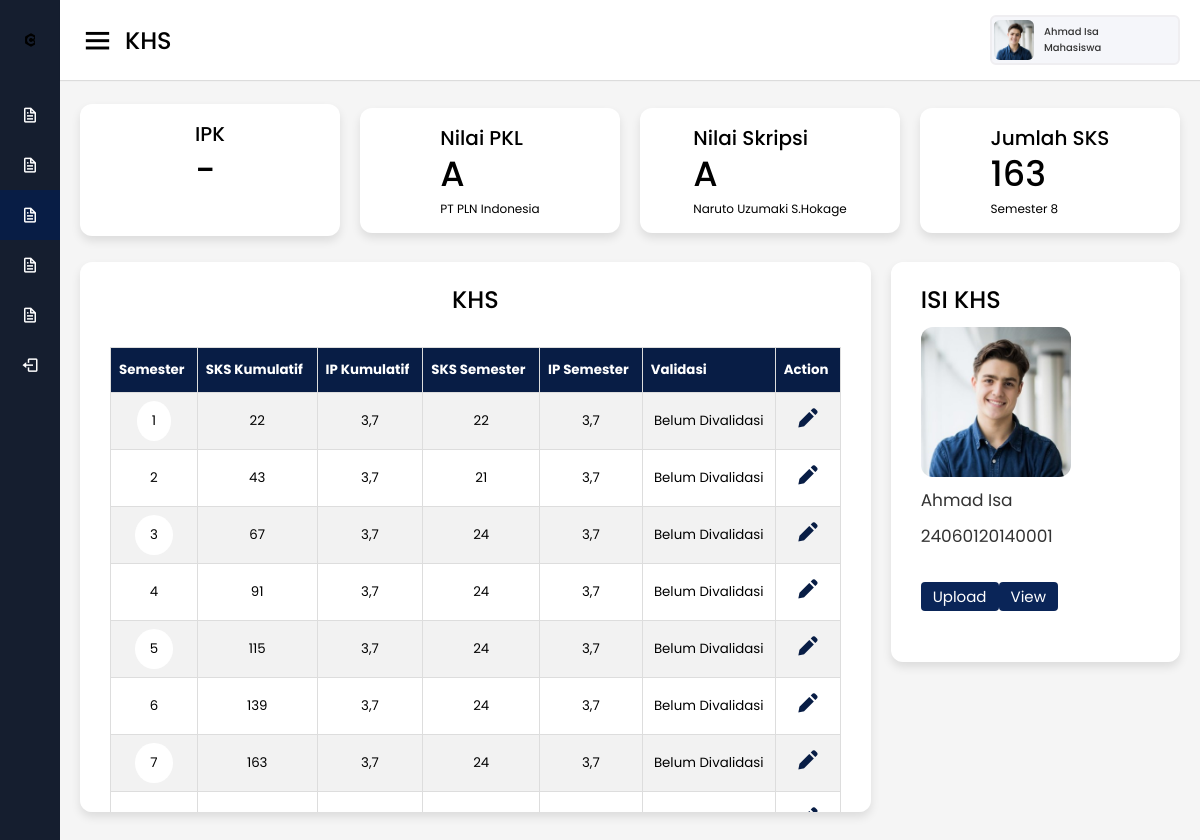
Page /Mahasiswa/khs.php?nim=24060120140001 (signed in) on the committed database.
### tables this page shows
CREATE TABLE `skripsi` (
  `NIM` varchar(100) NOT NULL,
  `smt` int(11) NOT NULL,
  `status` varchar(100) NOT NULL DEFAULT '-',
  `nilai_skripsi` varchar(100) NOT NULL DEFAULT '-',
  `tgl_sidang` date NOT NULL,
  `berita_acara` varchar(100) DEFAULT NULL,
  `dospem` varchar(100) NOT NULL DEFAULT '-',
  `file_skripsi` varchar(255) DEFAULT NULL
);

CREATE TABLE `mahasiswa` (
  `NIM` varchar(100) NOT NULL,
  `nama_mhs` varchar(100) NOT NULL,
  `email` varchar(100) NOT NULL,
  `alamat` varchar(100) NOT NULL,
  `no_telp` varchar(100) NOT NULL,
  `angkatan` varchar(100) NOT NULL,
  `status` varchar(100) NOT NULL,
  `foto` varchar(100) NOT NULL,
  `jalur_masuk` varchar(100) NOT NULL,
  `kode_kota_kab` int(100) NOT NULL,
  `username` varchar(100) NOT NULL,
  `NIP_doswal` varchar(100) DEFAULT NULL,
  `NIP_dospem_pkl` varchar(100) DEFAULT NULL,
  `NIP_dospem_skripsi` varchar(100) DEFAULT NULL
);

CREATE TABLE `khs` (
  `NIM` varchar(100) NOT NULL,
  `smt` int(11) NOT NULL,
  `status` varchar(100) NOT NULL DEFAULT '-',
  `jml_sks` int(11) NOT NULL,
  `ips` varchar(100) NOT NULL DEFAULT '-',
  `jml_sksk` int(11) NOT NULL,
  `ipk` varchar(100) NOT NULL DEFAULT '-',
  `file_khs` varchar(255) DEFAULT NULL,
  `validasi` varchar(100) NOT NULL DEFAULT 'Belum Divalidasi'
);

CREATE TABLE `pkl` (
  `NIM` varchar(100) NOT NULL,
  `smt` int(11) NOT NULL,
  `status` varchar(100) NOT NULL,
  `nilai_pkl` varchar(100) DEFAULT NULL,
  `berita_acara` varchar(100) DEFAULT NULL,
  `file_pkl` varchar(100) DEFAULT NULL,
  `instansi` varchar(100) NOT NULL,
  `lama_pkl` varchar(100) NOT NULL,
  `bagian` varchar(100) NOT NULL,
  `tgl_sidang` date NOT NULL
);

### Mahasiswa/header.php (called while the page is built, shortened)
<?php
$NIM = $_GET['nim'];
?>

### Mahasiswa/khs.php (the view, shortened to what this page needs)
<!DOCTYPE html>
<html lang="en" dir="ltr">
<head>
  <link rel="stylesheet" href="style.css">
  <link href='https://unpkg.com/boxicons@2.0.7/css/boxicons.min.css' rel='stylesheet'>
</head>
<body>
  <?php
  include('header.php');
  ?>
  <form action="" method="post" enctype="multipart/form-data">
  <div class="sidebar">
    <div class="logo-details">
      <img class="bx bxl-c-plus-plus logoundip" src="images/u.png" alt="">
      <span class="logo_name">UNIVERSITAS DIPONEGORO</span>
    </div>
    <ul class="nav-links">
      <li>
        <?php
          echo '<a href="profil_mahasiswa.php?nim='.$NIM.'" >';
          echo '<i class="bx bx-file"></i>';
          echo '<span class="links_name">Profile</span>';
          echo '</a>';
        ?>
      </li>
      <li>
        <?php
          echo '<a href="irs.php?nim='.$NIM.'">';
          echo '<i class="bx bx-file"></i>';
          echo '<span class="links_name">IRS</span>';
          echo '</a>';
        ?>
      </li>
      <li>
        <?php
          echo '<a href="khs.php?nim='.$NIM.'" class="active">';
          echo '<i class="bx bx-file"></i>';
          echo '<span class="links_name">KHS</span>';
          echo '</a>';
        ?>
      </li>
      <li>
        <?php
        echo '<a href="pkl.php?nim='.$NIM.'">';
        echo '<i class="bx bx-file"></i>';
        echo '<span class="links_name">PKL</span>';
        echo '</a>';
        ?>
      </li>
      <li>
        <?php
        echo '<a href="skripsi.php?nim='.$NIM.'">';
        echo '<i class="bx bx-file"></i>';
        echo '<span class="links_name">Skripsi</span>';
        echo '</a>';
        ?>
      </li>
      <li>
        <a href="../Login/logout.php">
          <i class='bx bx-log-out'></i>
          <span class="links_name">Logout</span>
        </a>
      </li>
    </ul>
  </div>
  <?php
  $pkl = mysqli_query($koneksi, "SELECT * FROM pkl
  WHERE pkl.NIM = '$NIM'; ");
  $mhs = mysqli_query($koneksi, "SELECT * FROM mahasiswa
  WHERE mahasiswa.NIM = '$NIM'; ");
  $khs = mysqli_query($koneksi, "SELECT * FROM khs
  WHERE khs.NIM = '$NIM' ORDER BY smt DESC; ");
  $skripsi = mysqli_query($koneksi, "SELECT * FROM skripsi
  WHERE skripsi.NIM = '$NIM'; ");
  ?>
  <?php
  while($arr_mhs = mysqli_fetch_array($mhs)):
  while($arr_khs = mysqli_fetch_array($khs)):
  while($arr_pkl = mysqli_fetch_array($pkl)):
  while($arr_skripsi = mysqli_fetch_array($skripsi)):
  ?>
  <section class="home-section">
  <nav>
      <div class="sidebar-button">
        <i class='bx bx-menu sidebarBtn'></i>
        <span class="dashboard">KHS</span>
      </div>
      <div class="profile-details">
        <img src="images/<?= $arr_mhs['foto']; ?>" alt="">
        <span class="admin_name"><?= $arr_mhs['nama_mhs']; ?><br>Mahasiswa</span>
      </div>
    </nav>
    <div class="home-content">
      <div class="overview-boxes">
        <div class="box">
          <div class="right-side">
            <div class="box-topic">IPK</div>
            <div class="number"><?= $arr_khs['ipk']; ?></div>
            <div class="indicator">
              <br>
            </div>
          </div>
        </div>
        <div class="box">
          <div class="right-side">
            <div class="box-topic">Nilai PKL</div>
            <div class="number"><?= $arr_pkl['nilai_pkl']; ?></div>
            <div class="indicator">
              <span class="text"><?= $arr_pkl['instansi']; ?></span>
            </div>
          </div>
        </div>
        <div class="box">
          <div class="right-side">
            <div class="box-topic">Nilai Skripsi</div>
            <div class="number"><?= $arr_skripsi['nilai_skripsi']; ?></div>
            <div class="indicator">
              <span class="text"><?= $arr_skripsi['dospem']; ?></span>
            </div>
          </div>
        </div>
        <div class="box">
          <div class="right-side">
            <div class="box-topic">Jumlah SKS</div>
            <div class="number"><?= $arr_khs['jml_sksk']; ?></div>
            <div class="indicator">
              <span class="text">Semester <?= $arr_khs['smt']; ?></span>
            </div>
          </div>
        </div>
      </div>
        <div class="sales-boxes">
            <div class="recent-sales box" style="overflow:auto; height:550px; padding-bottom: 100px;">
            <div class="title" style="text-align: center; ">KHS</div>
            <div>
            <table class="customers">
            <tr>
                <th>Semester</th>
                <th>SKS Kumulatif</th>
                <th>IP Kumulatif</th>
                <th>SKS Semester</th>
                <th>IP Semester</th>
                <th>Validasi</th>
                <th>Action</th>
            </tr>
            <?php
            $khs1 = "SELECT * FROM khs
            WHERE khs.NIM = '$NIM' ";
            $query = $koneksi->query($khs1);
            while($row = $query->fetch_object()){ ?>
            <tr>
              <td><a class="smt" href="lihatkhs.php?nim=<?php echo $NIM; ?>&smt=<?php echo $row->smt; ?>"><?php echo $row->smt ?></a></td>
              <td><?php echo $row->jml_sksk ?></td>
              <td><?php echo $row->ipk ?></td>
              <td><?php echo $row->jml_sks ?></td>
              <td><?php echo $row->ips ?></td>
              <td><?php echo $row->validasi ?></td>
              <td>
                    <?php
                    echo '<a href="isikhs.php?nim=' . $NIM . '&smt='.$row->smt.'"  style="color: #081D45;"><i class="bx bxs-pencil bx-sm"></i></a>'
                    ?>
              </td>
            </tr>
            <?php
            }
            ?>
            </div>
            </div>
            </div>
            <div class="top-sales box" style="height: 400px;">
                <div class="title">ISI KHS</div>
                <ul class="top-sales-details">
                <li>
                    <a >
                    <img src="images/<?= $arr_mhs['foto']; ?>" alt="">
                    </a>
                    <li><span class="product"><?= $arr_mhs['nama_mhs']; ?></span></li>
                    <li><span class="price"><?= $arr_mhs['NIM']; ?></span></li>
                <br>
                </li>
                <?php endwhile?>
                <?php endwhile?>
                <?php endwhile?>
                <?php endwhile?>
                <?php
                  echo '<a href="update_data.php?nim='.$NIM.'" class="tombol">Upload</a>';
                  echo '<a href="list_view_khs.php?nim='.$NIM.'" class="tombol">View</a>';
                ?>
                </ul>
            </div>
        </div>
  </section>
</form>
</body>
</html>

### Mahasiswa/khs.php (style rules this page uses)
.smt:link, .smt:visited { background-color: white; color: black; padding: 10px 15px; text-align: center; text-decoration: none; display: inline-block; border-radius :100%; }

### rows in the picture
khs: ipk "-", jml_sksk "163", smt "8"
pkl: nilai_pkl "A", instansi "PT PLN Indonesia"
skripsi: NIM.foto (picture), NIM.nama_mhs "Ahmad Isa", nilai_skripsi "A", dospem "Naruto Uzumaki S.Hokage", NIM.NIM "24060120140001"
khs: smt "1", jml_sksk "22", ipk "3,7", jml_sks "22", ips "3,7", validasi "Belum Divalidasi"
khs: smt "2", jml_sksk "43", ipk "3,7", jml_sks "21", ips "3,7", validasi "Belum Divalidasi"
khs: smt "3", jml_sksk "67", ipk "3,7", jml_sks "24", ips "3,7", validasi "Belum Divalidasi"
khs: smt "4", jml_sksk "91", ipk "3,7", jml_sks "24", ips "3,7", validasi "Belum Divalidasi"
khs: smt "5", jml_sksk "115", ipk "3,7", jml_sks "24", ips "3,7", validasi "Belum Divalidasi"
khs: smt "6", jml_sksk "139", ipk "3,7", jml_sks "24", ips "3,7", validasi "Belum Divalidasi"
khs: smt "7", jml_sksk "163", ipk "3,7", jml_sks "24", ips "3,7", validasi "Belum Divalidasi"
